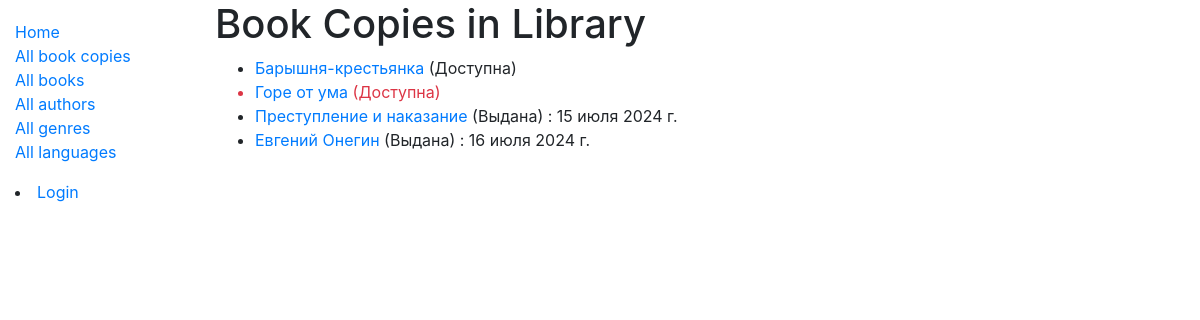
/catalog/bookinstances/, run on the app's committed database.
### catalog/models.py (models this page shows, shortened)
class BookInstance(models.Model):
    id = models.UUIDField(primary_key=True, default=uuid.uuid4, help_text='Уникальный идентификатор этого экземпляра книги в библиотеке.')
    book = models.ForeignKey('Book', verbose_name='Книга', on_delete=models.RESTRICT, null=True)
    imprint = models.CharField('Штамп', max_length=200, help_text='Информация об экземпляре. Например, издательство, переводчик, год, номер экземпляра в библиотеке')
    due_back = models.DateField(verbose_name='Дата возврата', null=True, blank=True, help_text='Дата ожидаемого возврата книги.')
    borrower = models.ForeignKey(User, verbose_name='Читатель', on_delete=models.SET_NULL, null=True, blank=True, help_text='Читатель, арендующий книгу.')
    @property
    def is_overdue(self):
        return bool(self.due_back and date.today() > self.due_back)
    LOAN_STATUS = (
        ('m', 'На оформлении'),
        ('o', 'Выдана'),
        ('a', 'Доступна'),
        ('r', 'В резерве'),
    )
    status = models.CharField('Доступность', max_length=1, choices=LOAN_STATUS, blank=True, default='d', help_text='Статус доступности книги')
    class Meta:
        ordering = ['due_back']
        permissions = (("can_mark_returned", "Set book as returned"),)

class Book(models.Model):
    title = models.CharField('Наименование', max_length=200, help_text='')
    author = models.ForeignKey('Author', verbose_name='Автор', on_delete=models.RESTRICT, null=True, help_text='')
    summary = models.TextField('О книге', max_length=1000, help_text='')
    isbn = models.CharField('ISBN', max_length=13, unique=True, help_text='')
    genre = models.ManyToManyField('Genre', verbose_name='Жанр', help_text='')
    language = models.ForeignKey('Language', verbose_name='Язык', on_delete=models.SET_NULL, null=True, help_text='')
    class Meta:
        ordering = ['title', 'author']
        permissions = (("can_change_books_data", "Add, edit, delete books"),)
    def display_genre(self):
        return ', '.join([genre.name for genre in self.genre.all()[:3]])
    display_genre.short_description = 'Жанр произведения'

### catalog/views.py (the view)
# urls.py: path('bookinstances/', views.BookInstanceListView.as_view(), name='bookinstances'),
class BookInstanceListView(generic.ListView):
    model = BookInstance
    paginate_by = 10

### catalog/templates/catalog/bookinstance_list.html (shortened to what this page needs)
{% extends "base_generic.html" %}
{% block content %}
    <h1>Book Copies in Library</h1>
    <ul>
      {% for bookinst in bookinstance_list %}
      <li class="{% if bookinst.is_overdue %}text-danger{% endif %}">
        <a href="{% url 'bookinstance-detail' bookinst.pk %}">{{bookinst.book.title}}</a> ({{ bookinst.get_status_display }})
        {% if bookinst.status != 'a' %}: {{ bookinst.due_back }} {% endif %}
      </li>
      {% empty %}
      <li>There are no book copies available.</li>
      {% endfor %}
    </ul>
{% endblock %}

### data on the page
BookInstance: book "Барышня-крестьянка", status "Доступна"
BookInstance: book "Горе от ума", status "Доступна"
BookInstance: book "Преступление и наказание", status "Выдана", due_back "15 июля 2024 г."
BookInstance: book "Евгений Онегин", status "Выдана", due_back "16 июля 2024 г."
